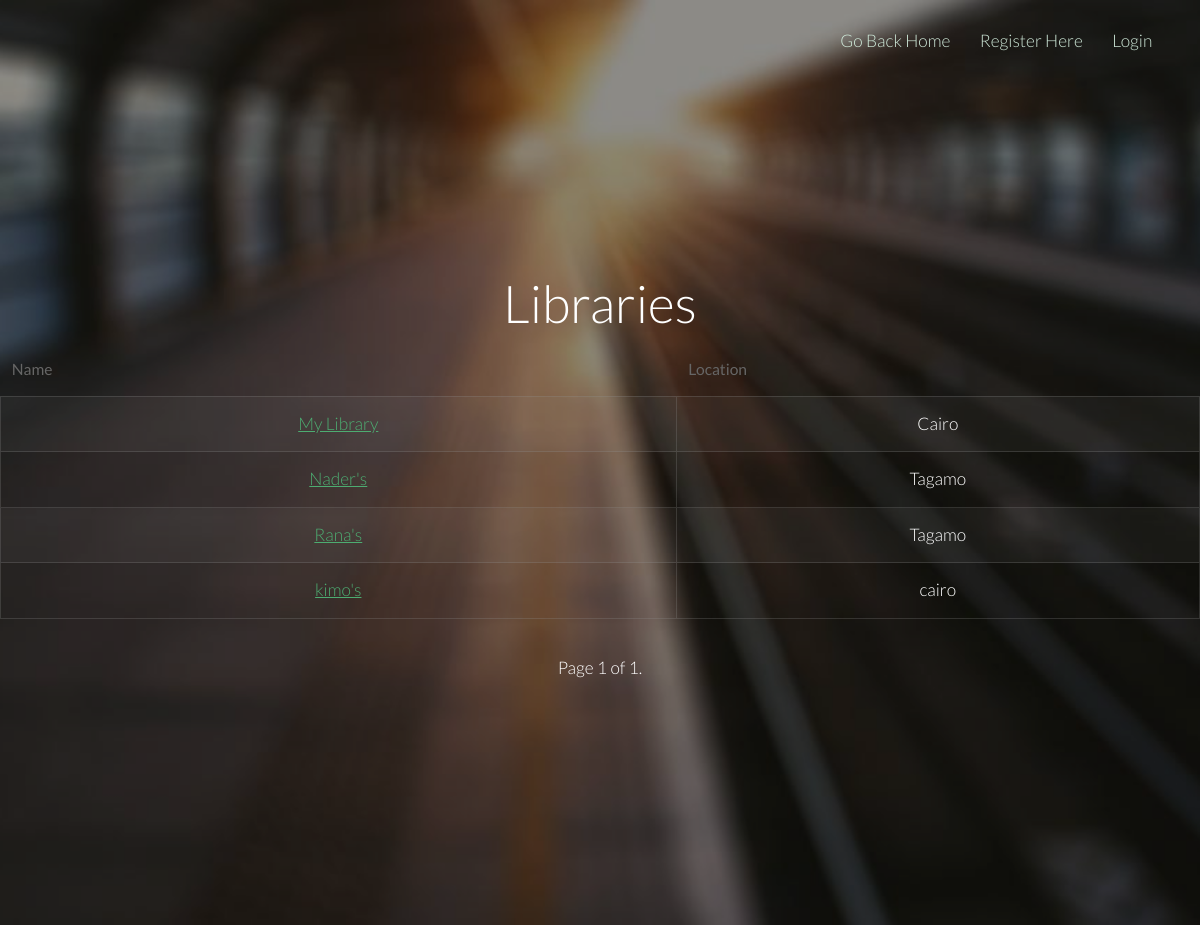
Before: /main/library-list/ with the older database file.
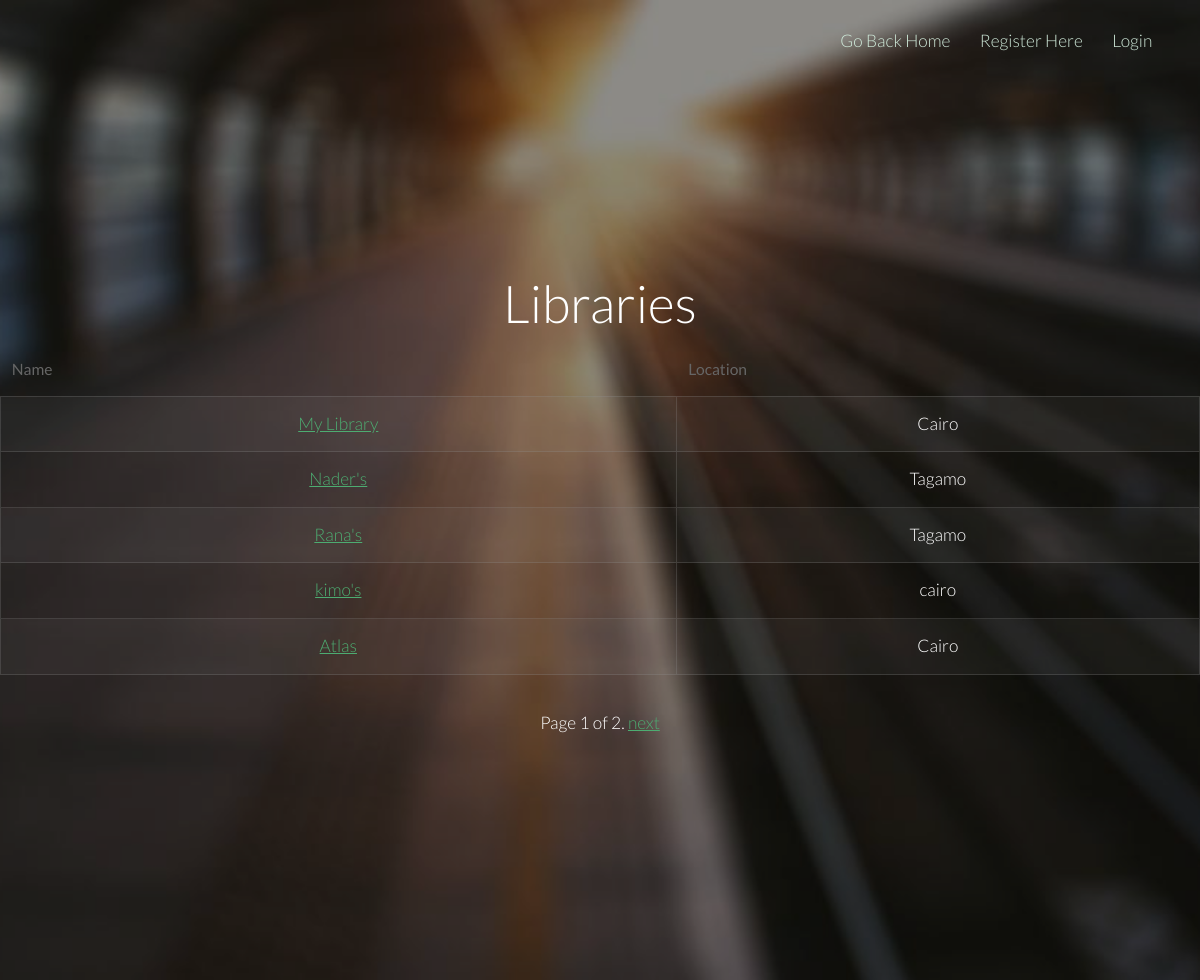
After: the same page with the newer database file.
### main/models.py (models this page shows, shortened)
class Library(models.Model):
    name = models.CharField(max_length=128, unique=True, null=False)
    location = models.CharField(max_length=128)
    owner = models.OneToOneField(User)
    slug = models.SlugField(unique=False)

### main/views.py (the view)
class LibraryListView(PaginateMixin, ListView):
    model = Library
    template_name = "main/library_list.html"
    context_object_name = "libraries"

### templates/main/library_list.html (shortened to what this page needs)
<!DOCTYPE html>
{% load staticfiles %}
<html>
	<head>
		<link rel="stylesheet" href="{% static "css/skel.css" %}" />
		<link rel="stylesheet" href="{% static "css/style.css" %}" />
		<link rel="stylesheet" href="{% static "css/style-xlarge.css" %}" />
	</head>
	<body class="landing">
		<header id="header">
			<nav id="nav">
				{% if user.is_authenticated %}
				<ul>
					<li><a href="/main/">Go Back Home</a></li>
					<li><a href="/messages/inbox/">Inbox</a></li>
					<li><a href="{% url "notification-list" %}">{{ count }} new notifications</a></li>
					<li><a href="{% url "logout" %}">Logout</a></li>
				</ul>
				{% else %}
				<ul>
					<li><a href="/main/">Go Back Home</a></li>
					<li><a href="/main/register/">Register Here</a></li>
					<li><a href="{% url "login" %}">Login</a></li>
				</ul>
				{% endif %}
			</nav>
		</header>
		<section id="banner" class="wrapper">
			<div class="container">
				<section>
					<h2>Libraries</h2>
					<div class="table-wrapper">
						{% block content %}
							<table class="alt">
								<thead>
									<tr>
										<th>Name</th>
										<th>Location</th>
									</tr>
								</thead>
								<tbody>
								{% for library in object_list %}
									<tr>
										<td><a href="{% url "library-detail" library.slug %}">{{ library.name }}</a></td>
										<td>{{ library.location }}</td>
									</tr>
									{% endfor %}
								</tbody>
							</table>
						{% endblock %}
					</div>
				</section>
			</div>
			<div class="pagination">
			    <span class="step-links">
			        <span class="current">
			            Page {{ page_obj.number }} of {{ page_obj.paginator.num_pages }}.
			        </span>
			        {% if page_obj.has_next %}
			            <a href="?page={{ page_obj.next_page_number }}">next</a>
			        {% endif %}
			    </span>
			</div>
		</section>
	</body>
</html>

### static/css/skel.css (style rules this page uses)
html,body,div,span,applet,object,iframe,h1,h2,h3,h4,h5,h6,p,blockquote,pre,a,abbr,acronym,address,big,cite,code,del,dfn,em,img,ins,kbd,q,s,samp,small,strike,strong,sub,sup,tt,var,b,u,i,center,dl,dt,dd,ol,ul,li,fieldset,form,label,legend,table,caption,tbody,tfoot,thead,tr,th,td,article,aside,canvas,details,embed,figure,figcaption,footer,header,hgroup,menu,nav,output,ruby,section,summary,time,mark,audio,video { margin:0;padding:0;border:0;font-size:100%;font:inherit;vertical-align:baseline; }
article,aside,details,figcaption,figure,footer,header,hgroup,menu,nav,section { display:block; }
body { line-height:1; }
ol,ul { list-style:none; }
table { border-collapse:collapse;border-spacing:0; }
body { -webkit-text-size-adjust:none }
*, *:before, *:after { -moz-box-sizing: border-box; -webkit-box-sizing: border-box; box-sizing: border-box; }
body { min-width: 1200px; }
.container { margin-left: auto; margin-right: auto; width: 1200px; }

### static/css/style.css (style rules this page uses)
body { background: #fff; }
body, input, select, textarea { color: #444; font-family: "Lato", Helvetica, sans-serif; font-size: 15pt; font-weight: 300; line-height: 1.65em; }
a { color: #4dac71; text-decoration: underline; }
h1, h2, h3, h4, h5, h6 { color: #666; font-weight: 300; line-height: 1em; margin: 0 0 1em 0; }
h2 { font-size: 1.75em; line-height: 1.5em; }
ul { list-style: disc; margin: 0 0 2em 0; padding-left: 1em; }
ul li { padding-left: 0.5em; }
.table-wrapper { -webkit-overflow-scrolling: touch; overflow-x: auto; }
table { margin: 0 0 2em 0; width: 100%; }
table tbody tr { border: solid 1px rgba(144, 144, 144, 0.25); border-left: 0; border-right: 0; }
table tbody tr:nth-child(2n + 1) { background-color: rgba(144, 144, 144, 0.075); }
table td { padding: 0.75em 0.75em; }
table th { color: #666; font-size: 0.9em; font-weight: 400; padding: 0 0.75em 0.75em 0.75em; text-align: left; }
table thead { border-bottom: solid 2px rgba(144, 144, 144, 0.25); }
table.alt { border-collapse: separate; }
table.alt tbody tr td { border: solid 1px rgba(144, 144, 144, 0.25); border-left-width: 0; border-top-width: 0; }
table.alt tbody tr td:first-child { border-left-width: 1px; }
table.alt tbody tr:first-child td { border-top-width: 1px; }
table.alt thead { border-bottom: 0; }
body.landing #header { background-color: transparent; left: 0; position: absolute; top: 0; }
#header { background-color: #202222; color: #ffffff; cursor: default; height: 4.75em; line-height: 4.75em; width: 100%; z-index: 10000; }
#header nav { height: inherit; line-height: inherit; position: absolute; right: 2.75em; top: 0; vertical-align: middle; }
#header nav > ul { list-style: none; margin: 0; padding-left: 0; }
#header nav > ul > li { border-radius: 4px; display: inline-block; margin-left: 1.5em; padding-left: 0; }
#header nav > ul > li a { -moz-transition: color 0.2s ease-in-out; -webkit-transition: color 0.2s ease-in-out; -o-transition: color 0.2s ease-in-out; -ms-transition: color 0.2s ease-in-out; transition: color 0.2s ease-in-out; color: #cee8d8; display: inline-block; text-decoration: none; }
#header nav > ul > li:first-child { margin-left: 0; }
#banner { background: url("images/overlay.png"), url("../images/banner.jpg"); background-position: center; background-repeat: no-repeat; background-size: cover; color: #ffffff; padding: 16em 0em 14em; text-align: center; }
#banner h2 { color: #ffffff; font-size: 3em; line-height: 1em; margin: 0 0 0.5em 0; padding: 0; }
.wrapper { padding: 6em 0em 4em; }

### static/css/style-xlarge.css (style rules this page uses)
body, input, select, textarea { font-size: 13pt; }

### static/css/style-large.css (style rules this page uses)
body, input, select, textarea { font-size: 13pt; }
#banner { padding: 12em 0em 10em; }
#banner h2 { font-size: 3.5em; }

Changed rows visible on the page:
added Library: name "Atlas", location "Cairo"
Other visible differences:
{{ page_obj.paginator.num_pages }}: "1" → "2"
text now shown: "next"
